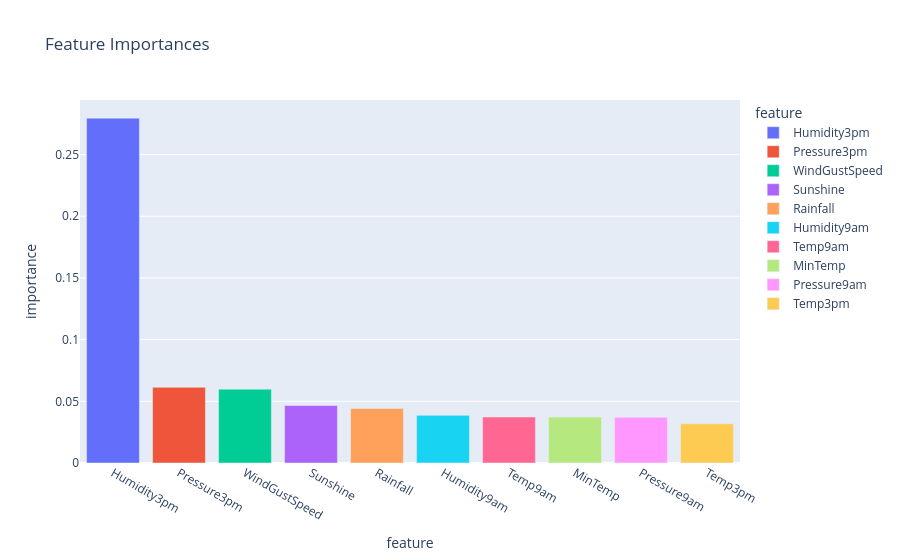

Notebook code cell kept with this figure:
### Code cell
px.bar(
    data_frame=feature_importances_df.head(10),
    x='feature',
    y='importance',
    title='Feature Importances',
    # how to have with different colors for each
    color='feature'
)

### Figure 1 — Plotly figure (JSON) as saved in the notebook; plotly's stock layout.template omitted (floating-point values rounded to 4 significant figures)
{"data": [{"hovertemplate": "feature=%{x}<br>importance=%{y}<extra></extra>", "legendgroup": "Humidity3pm", "marker": {"color": "#636efa", "pattern": {"shape": ""}}, "name": "Humidity3pm", "orientation": "v", "showlegend": true, "textposition": "auto", "x": ["Humidity3pm"], "xaxis": "x", "y": [0.2795], "yaxis": "y", "type": "bar"}, {"hovertemplate": "feature=%{x}<br>importance=%{y}<extra></extra>", "legendgroup": "Pressure3pm", "marker": {"color": "#EF553B", "pattern": {"shape": ""}}, "name": "Pressure3pm", "orientation": "v", "showlegend": true, "textposition": "auto", "x": ["Pressure3pm"], "xaxis": "x", "y": [0.06134], "yaxis": "y", "type": "bar"}, {"hovertemplate": "feature=%{x}<br>importance=%{y}<extra></extra>", "legendgroup": "WindGustSpeed", "marker": {"color": "#00cc96", "pattern": {"shape": ""}}, "name": "WindGustSpeed", "orientation": "v", "showlegend": true, "textposition": "auto", "x": ["WindGustSpeed"], "xaxis": "x", "y": [0.05985], "yaxis": "y", "type": "bar"}, {"hovertemplate": "feature=%{x}<br>importance=%{y}<extra></extra>", "legendgroup": "Sunshine", "marker": {"color": "#ab63fa", "pattern": {"shape": ""}}, "name": "Sunshine", "orientation": "v", "showlegend": true, "textposition": "auto", "x": ["Sunshine"], "xaxis": "x", "y": [0.04657], "yaxis": "y", "type": "bar"}, {"hovertemplate": "feature=%{x}<br>importance=%{y}<extra></extra>", "legendgroup": "Rainfall", "marker": {"color": "#FFA15A", "pattern": {"shape": ""}}, "name": "Rainfall", "orientation": "v", "showlegend": true, "textposition": "auto", "x": ["Rainfall"], "xaxis": "x", "y": [0.0442], "yaxis": "y", "type": "bar"}, {"hovertemplate": "feature=%{x}<br>importance=%{y}<extra></extra>", "legendgroup": "Humidity9am", "marker": {"color": "#19d3f3", "pattern": {"shape": ""}}, "name": "Humidity9am", "orientation": "v", "showlegend": true, "textposition": "auto", "x": ["Humidity9am"], "xaxis": "x", "y": [0.03861], "yaxis": "y", "type": "bar"}, {"hovertemplate": "feature=%{x}<br>importance=%{y}<extra></extra>", "legendgroup": "Temp9am", "marker": {"color": "#FF6692", "pattern": {"shape": ""}}, "name": "Temp9am", "orientation": "v", "showlegend": true, "textposition": "auto", "x": ["Temp9am"], "xaxis": "x", "y": [0.03727], "yaxis": "y", "type": "bar"}, {"hovertemplate": "feature=%{x}<br>importance=%{y}<extra></extra>", "legendgroup": "MinTemp", "marker": {"color": "#B6E880", "pattern": {"shape": ""}}, "name": "MinTemp", "orientation": "v", "showlegend": true, "textposition": "auto", "x": ["MinTemp"], "xaxis": "x", "y": [0.03721], "yaxis": "y", "type": "bar"}, {"hovertemplate": "feature=%{x}<br>importance=%{y}<extra></extra>", "legendgroup": "Pressure9am", "marker": {"color": "#FF97FF", "pattern": {"shape": ""}}, "name": "Pressure9am", "orientation": "v", "showlegend": true, "textposition": "auto", "x": ["Pressure9am"], "xaxis": "x", "y": [0.03706], "yaxis": "y", "type": "bar"}, {"hovertemplate": "feature=%{x}<br>importance=%{y}<extra></extra>", "legendgroup": "Temp3pm", "marker": {"color": "#FECB52", "pattern": {"shape": ""}}, "name": "Temp3pm", "orientation": "v", "showlegend": true, "textposition": "auto", "x": ["Temp3pm"], "xaxis": "x", "y": [0.03183], "yaxis": "y", "type": "bar"}], "layout": {"xaxis": {"anchor": "y", "domain": [0.0, 1.0], "title": {"text": "feature"}, "categoryorder": "array", "categoryarray": ["Humidity3pm", "Pressure3pm", "WindGustSpeed", "Sunshine", "Rainfall", "Humidity9am", "Temp9am", "MinTemp", "Pressure9am", "Temp3pm"]}, "yaxis": {"anchor": "x", "domain": [0.0, 1.0], "title": {"text": "importance"}}, "legend": {"title": {"text": "feature"}, "tracegroupgap": 0}, "title": {"text": "Feature Importances"}, "barmode": "relative"}}
